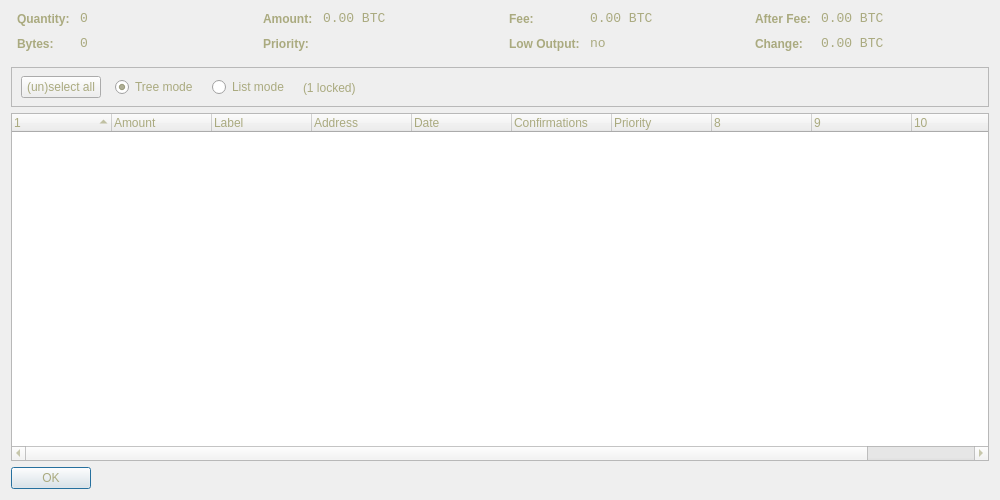
<?xml version="1.0" encoding="UTF-8"?>
<ui version="4.0">
 <class>CoinControlDialog</class>
 <widget class="QDialog" name="CoinControlDialog">
  <property name="geometry">
   <rect>
    <x>0</x>
    <y>0</y>
    <width>1000</width>
    <height>500</height>
   </rect>
  </property>
  <property name="windowTitle">
   <string>Coin Control</string>
  </property>
  <property name="styleSheet">
   <string notr="true">background-image: url(:/images/bkg2);
color: rgb(255, 249, 178);
color: rgb(170, 170, 127);</string>
  </property>
  <layout class="QVBoxLayout" name="verticalLayout">
   <item>
    <layout class="QHBoxLayout" name="horizontalLayoutTop" stretch="0,0,0,0">
     <property name="topMargin">
      <number>0</number>
     </property>
     <property name="bottomMargin">
      <number>10</number>
     </property>
     <item>
      <layout class="QFormLayout" name="formLayoutCoinControl1">
       <property name="horizontalSpacing">
        <number>10</number>
       </property>
       <property name="verticalSpacing">
        <number>10</number>
       </property>
       <property name="leftMargin">
        <number>6</number>
       </property>
       <property name="rightMargin">
        <number>6</number>
       </property>
       <item row="0" column="0">
        <widget class="QLabel" name="labelCoinControlQuantityText">
         <property name="styleSheet">
          <string notr="true">font-weight:bold;</string>
         </property>
         <property name="text">
          <string>Quantity:</string>
         </property>
        </widget>
       </item>
       <item row="0" column="1">
        <widget class="QLabel" name="labelCoinControlQuantity">
         <property name="font">
          <font>
           <family>Monospace</family>
           <pointsize>10</pointsize>
          </font>
         </property>
         <property name="cursor">
          <cursorShape>IBeamCursor</cursorShape>
         </property>
         <property name="contextMenuPolicy">
          <enum>Qt::ActionsContextMenu</enum>
         </property>
         <property name="text">
          <string notr="true">0</string>
         </property>
         <property name="textInteractionFlags">
          <set>Qt::LinksAccessibleByMouse|Qt::TextSelectableByKeyboard|Qt::TextSelectableByMouse</set>
         </property>
        </widget>
       </item>
       <item row="1" column="0">
        <widget class="QLabel" name="labelCoinControlBytesText">
         <property name="styleSheet">
          <string notr="true">font-weight:bold;</string>
         </property>
         <property name="text">
          <string>Bytes:</string>
         </property>
        </widget>
       </item>
       <item row="1" column="1">
        <widget class="QLabel" name="labelCoinControlBytes">
         <property name="font">
          <font>
           <family>Monospace</family>
           <pointsize>10</pointsize>
          </font>
         </property>
         <property name="cursor">
          <cursorShape>IBeamCursor</cursorShape>
         </property>
         <property name="contextMenuPolicy">
          <enum>Qt::ActionsContextMenu</enum>
         </property>
         <property name="text">
          <string notr="true">0</string>
         </property>
         <property name="textInteractionFlags">
          <set>Qt::LinksAccessibleByMouse|Qt::TextSelectableByKeyboard|Qt::TextSelectableByMouse</set>
         </property>
        </widget>
       </item>
      </layout>
     </item>
     <item>
      <layout class="QFormLayout" name="formLayoutCoinControl2">
       <property name="horizontalSpacing">
        <number>10</number>
       </property>
       <property name="verticalSpacing">
        <number>10</number>
       </property>
       <property name="leftMargin">
        <number>6</number>
       </property>
       <property name="rightMargin">
        <number>6</number>
       </property>
       <item row="0" column="0">
        <widget class="QLabel" name="labelCoinControlAmountText">
         <property name="styleSheet">
          <string notr="true">font-weight:bold;</string>
         </property>
         <property name="text">
          <string>Amount:</string>
         </property>
        </widget>
       </item>
       <item row="0" column="1">
        <widget class="QLabel" name="labelCoinControlAmount">
         <property name="font">
          <font>
           <family>Monospace</family>
           <pointsize>10</pointsize>
          </font>
         </property>
         <property name="cursor">
          <cursorShape>IBeamCursor</cursorShape>
         </property>
         <property name="contextMenuPolicy">
          <enum>Qt::ActionsContextMenu</enum>
         </property>
         <property name="text">
          <string notr="true">0.00 BTC</string>
         </property>
         <property name="textInteractionFlags">
          <set>Qt::LinksAccessibleByMouse|Qt::TextSelectableByKeyboard|Qt::TextSelectableByMouse</set>
         </property>
        </widget>
       </item>
       <item row="1" column="0">
        <widget class="QLabel" name="labelCoinControlPriorityText">
         <property name="styleSheet">
          <string notr="true">font-weight:bold;</string>
         </property>
         <property name="text">
          <string>Priority:</string>
         </property>
        </widget>
       </item>
       <item row="1" column="1">
        <widget class="QLabel" name="labelCoinControlPriority">
         <property name="font">
          <font>
           <family>Monospace</family>
           <pointsize>10</pointsize>
          </font>
         </property>
         <property name="cursor">
          <cursorShape>IBeamCursor</cursorShape>
         </property>
         <property name="contextMenuPolicy">
          <enum>Qt::ActionsContextMenu</enum>
         </property>
         <property name="text">
          <string/>
         </property>
         <property name="textInteractionFlags">
          <set>Qt::LinksAccessibleByMouse|Qt::TextSelectableByKeyboard|Qt::TextSelectableByMouse</set>
         </property>
        </widget>
       </item>
      </layout>
     </item>
     <item>
      <layout class="QFormLayout" name="formLayoutCoinControl3">
       <property name="horizontalSpacing">
        <number>10</number>
       </property>
       <property name="verticalSpacing">
        <number>10</number>
       </property>
       <property name="leftMargin">
        <number>6</number>
       </property>
       <property name="rightMargin">
        <number>6</number>
       </property>
       <item row="0" column="0">
        <widget class="QLabel" name="labelCoinControlFeeText">
         <property name="styleSheet">
          <string notr="true">font-weight:bold;</string>
         </property>
         <property name="text">
          <string>Fee:</string>
         </property>
        </widget>
       </item>
       <item row="0" column="1">
        <widget class="QLabel" name="labelCoinControlFee">
         <property name="font">
          <font>
           <family>Monospace</family>
           <pointsize>10</pointsize>
          </font>
         </property>
         <property name="cursor">
          <cursorShape>IBeamCursor</cursorShape>
         </property>
         <property name="contextMenuPolicy">
          <enum>Qt::ActionsContextMenu</enum>
         </property>
         <property name="text">
          <string notr="true">0.00 BTC</string>
         </property>
         <property name="textInteractionFlags">
          <set>Qt::LinksAccessibleByMouse|Qt::TextSelectableByKeyboard|Qt::TextSelectableByMouse</set>
         </property>
        </widget>
       </item>
       <item row="1" column="0">
        <widget class="QLabel" name="labelCoinControlLowOutputText">
         <property name="enabled">
          <bool>false</bool>
         </property>
         <property name="styleSheet">
          <string notr="true">font-weight:bold;</string>
         </property>
         <property name="text">
          <string>Low Output:</string>
         </property>
        </widget>
       </item>
       <item row="1" column="1">
        <widget class="QLabel" name="labelCoinControlLowOutput">
         <property name="enabled">
          <bool>false</bool>
         </property>
         <property name="font">
          <font>
           <family>Monospace</family>
           <pointsize>10</pointsize>
          </font>
         </property>
         <property name="cursor">
          <cursorShape>IBeamCursor</cursorShape>
         </property>
         <property name="contextMenuPolicy">
          <enum>Qt::ActionsContextMenu</enum>
         </property>
         <property name="text">
          <string>no</string>
         </property>
         <property name="textInteractionFlags">
          <set>Qt::LinksAccessibleByMouse|Qt::TextSelectableByKeyboard|Qt::TextSelectableByMouse</set>
         </property>
        </widget>
       </item>
      </layout>
     </item>
     <item>
      <layout class="QFormLayout" name="formLayoutCoinControl4">
       <property name="horizontalSpacing">
        <number>10</number>
       </property>
       <property name="verticalSpacing">
        <number>10</number>
       </property>
       <property name="leftMargin">
        <number>6</number>
       </property>
       <property name="rightMargin">
        <number>6</number>
       </property>
       <item row="0" column="0">
        <widget class="QLabel" name="labelCoinControlAfterFeeText">
         <property name="styleSheet">
          <string notr="true">font-weight:bold;</string>
         </property>
         <property name="text">
          <string>After Fee:</string>
         </property>
        </widget>
       </item>
       <item row="0" column="1">
        <widget class="QLabel" name="labelCoinControlAfterFee">
         <property name="font">
          <font>
           <family>Monospace</family>
           <pointsize>10</pointsize>
          </font>
         </property>
         <property name="cursor">
          <cursorShape>IBeamCursor</cursorShape>
         </property>
         <property name="contextMenuPolicy">
          <enum>Qt::ActionsContextMenu</enum>
         </property>
         <property name="text">
          <string notr="true">0.00 BTC</string>
         </property>
         <property name="textInteractionFlags">
          <set>Qt::LinksAccessibleByMouse|Qt::TextSelectableByKeyboard|Qt::TextSelectableByMouse</set>
         </property>
        </widget>
       </item>
       <item row="1" column="0">
        <widget class="QLabel" name="labelCoinControlChangeText">
         <property name="enabled">
          <bool>false</bool>
         </property>
         <property name="styleSheet">
          <string notr="true">font-weight:bold;</string>
         </property>
         <property name="text">
          <string>Change:</string>
         </property>
        </widget>
       </item>
       <item row="1" column="1">
        <widget class="QLabel" name="labelCoinControlChange">
         <property name="enabled">
          <bool>false</bool>
         </property>
         <property name="font">
          <font>
           <family>Monospace</family>
           <pointsize>10</pointsize>
          </font>
         </property>
         <property name="cursor">
          <cursorShape>IBeamCursor</cursorShape>
         </property>
         <property name="contextMenuPolicy">
          <enum>Qt::ActionsContextMenu</enum>
         </property>
         <property name="text">
          <string notr="true">0.00 BTC</string>
         </property>
         <property name="textInteractionFlags">
          <set>Qt::LinksAccessibleByMouse|Qt::TextSelectableByKeyboard|Qt::TextSelectableByMouse</set>
         </property>
        </widget>
       </item>
      </layout>
     </item>
    </layout>
   </item>
   <item>
    <widget class="QFrame" name="frame">
     <property name="minimumSize">
      <size>
       <width>0</width>
       <height>40</height>
      </size>
     </property>
     <property name="frameShape">
      <enum>QFrame::StyledPanel</enum>
     </property>
     <property name="frameShadow">
      <enum>QFrame::Sunken</enum>
     </property>
     <widget class="QWidget" name="horizontalLayoutWidget">
      <property name="geometry">
       <rect>
        <x>10</x>
        <y>0</y>
        <width>781</width>
        <height>41</height>
       </rect>
      </property>
      <layout class="QHBoxLayout" name="horizontalLayoutPanel" stretch="0,0,0,0,0">
       <property name="spacing">
        <number>14</number>
       </property>
       <item>
        <widget class="QPushButton" name="pushButtonSelectAll">
         <property name="sizePolicy">
          <sizepolicy hsizetype="Maximum" vsizetype="Fixed">
           <horstretch>0</horstretch>
           <verstretch>0</verstretch>
          </sizepolicy>
         </property>
         <property name="text">
          <string>(un)select all</string>
         </property>
        </widget>
       </item>
       <item>
        <widget class="QRadioButton" name="radioTreeMode">
         <property name="sizePolicy">
          <sizepolicy hsizetype="Maximum" vsizetype="Fixed">
           <horstretch>0</horstretch>
           <verstretch>0</verstretch>
          </sizepolicy>
         </property>
         <property name="text">
          <string>Tree mode</string>
         </property>
         <property name="checked">
          <bool>true</bool>
         </property>
        </widget>
       </item>
       <item>
        <widget class="QRadioButton" name="radioListMode">
         <property name="sizePolicy">
          <sizepolicy hsizetype="Maximum" vsizetype="Fixed">
           <horstretch>0</horstretch>
           <verstretch>0</verstretch>
          </sizepolicy>
         </property>
         <property name="text">
          <string>List mode</string>
         </property>
        </widget>
       </item>
       <item>
        <widget class="QLabel" name="labelLocked">
         <property name="text">
          <string>(1 locked)</string>
         </property>
        </widget>
       </item>
       <item>
        <spacer name="horizontalSpacer">
         <property name="orientation">
          <enum>Qt::Horizontal</enum>
         </property>
         <property name="sizeHint" stdset="0">
          <size>
           <width>40</width>
           <height>20</height>
          </size>
         </property>
        </spacer>
       </item>
      </layout>
     </widget>
    </widget>
   </item>
   <item>
    <widget class="CoinControlTreeWidget" name="treeWidget">
     <property name="contextMenuPolicy">
      <enum>Qt::CustomContextMenu</enum>
     </property>
     <property name="sortingEnabled">
      <bool>false</bool>
     </property>
     <property name="columnCount">
      <number>11</number>
     </property>
     <attribute name="headerShowSortIndicator" stdset="0">
      <bool>true</bool>
     </attribute>
     <attribute name="headerStretchLastSection">
      <bool>false</bool>
     </attribute>
     <column>
      <property name="text">
       <string/>
      </property>
     </column>
     <column>
      <property name="text">
       <string>Amount</string>
      </property>
     </column>
     <column>
      <property name="text">
       <string notr="true">Label</string>
      </property>
     </column>
     <column>
      <property name="text">
       <string>Address</string>
      </property>
     </column>
     <column>
      <property name="text">
       <string>Date</string>
      </property>
     </column>
     <column>
      <property name="text">
       <string>Confirmations</string>
      </property>
      <property name="toolTip">
       <string>Confirmed</string>
      </property>
     </column>
     <column>
      <property name="text">
       <string>Priority</string>
      </property>
     </column>
     <column>
      <property name="text">
       <string/>
      </property>
     </column>
     <column>
      <property name="text">
       <string/>
      </property>
     </column>
     <column>
      <property name="text">
       <string/>
      </property>
     </column>
     <column>
      <property name="text">
       <string/>
      </property>
     </column>
    </widget>
   </item>
   <item>
    <widget class="QDialogButtonBox" name="buttonBox">
     <property name="sizePolicy">
      <sizepolicy hsizetype="Maximum" vsizetype="Fixed">
       <horstretch>0</horstretch>
       <verstretch>0</verstretch>
      </sizepolicy>
     </property>
     <property name="orientation">
      <enum>Qt::Horizontal</enum>
     </property>
     <property name="standardButtons">
      <set>QDialogButtonBox::Ok</set>
     </property>
    </widget>
   </item>
  </layout>
 </widget>
 <customwidgets>
  <customwidget>
   <class>CoinControlTreeWidget</class>
   <extends>QTreeWidget</extends>
   <header>coincontroltreewidget.h</header>
  </customwidget>
 </customwidgets>
 <resources/>
 <connections/>
</ui>
